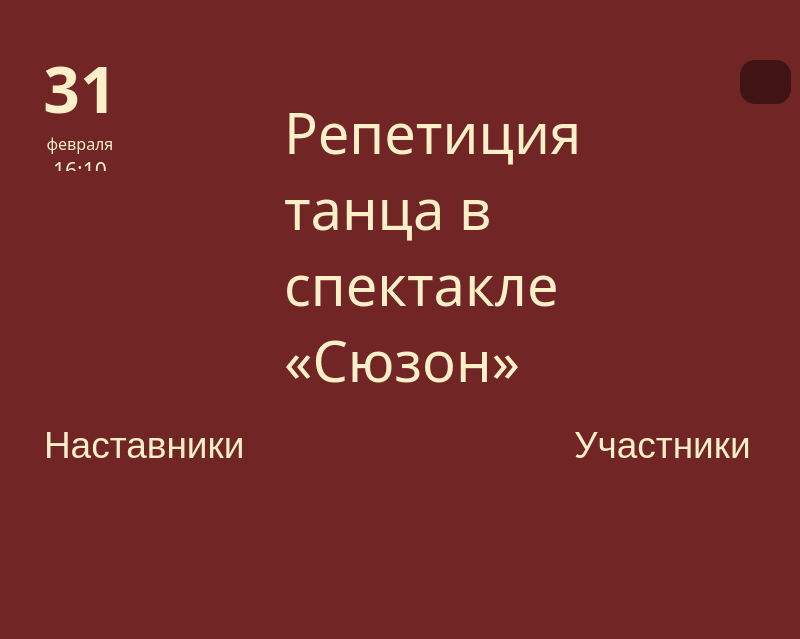
<?xml version="1.0" encoding="UTF-8"?>
<ui version="4.0">
 <class>HomePage</class>
 <widget class="QWidget" name="HomePage">
  <property name="geometry">
   <rect>
    <x>0</x>
    <y>0</y>
    <width>800</width>
    <height>639</height>
   </rect>
  </property>
  <property name="sizePolicy">
   <sizepolicy hsizetype="Fixed" vsizetype="Fixed">
    <horstretch>0</horstretch>
    <verstretch>0</verstretch>
   </sizepolicy>
  </property>
  <property name="minimumSize">
   <size>
    <width>800</width>
    <height>639</height>
   </size>
  </property>
  <property name="maximumSize">
   <size>
    <width>800</width>
    <height>639</height>
   </size>
  </property>
  <property name="windowTitle">
   <string>Form</string>
  </property>
  <property name="styleSheet">
   <string notr="true">#HomePage{background-color: rgba(113, 37, 37, 1);}</string>
  </property>
  <widget class="QTextBrowser" name="dateDisplay">
   <property name="enabled">
    <bool>true</bool>
   </property>
   <property name="geometry">
    <rect>
     <x>30</x>
     <y>40</y>
     <width>100</width>
     <height>131</height>
    </rect>
   </property>
   <property name="sizePolicy">
    <sizepolicy hsizetype="Fixed" vsizetype="Fixed">
     <horstretch>0</horstretch>
     <verstretch>0</verstretch>
    </sizepolicy>
   </property>
   <property name="maximumSize">
    <size>
     <width>100</width>
     <height>200</height>
    </size>
   </property>
   <property name="font">
    <font>
     <family>Martian Mono Condensed</family>
     <pointsize>28</pointsize>
    </font>
   </property>
   <property name="styleSheet">
    <string notr="true">background: rgba(113, 37, 37, 1)</string>
   </property>
   <property name="frameShape">
    <enum>QFrame::NoFrame</enum>
   </property>
   <property name="verticalScrollBarPolicy">
    <enum>Qt::ScrollBarAlwaysOff</enum>
   </property>
   <property name="horizontalScrollBarPolicy">
    <enum>Qt::ScrollBarAlwaysOff</enum>
   </property>
   <property name="html">
    <string>&lt;!DOCTYPE HTML PUBLIC &quot;-//W3C//DTD HTML 4.0//EN&quot; &quot;http://www.w3.org/TR/REC-html40/strict.dtd&quot;&gt;
&lt;html&gt;&lt;head&gt;&lt;meta name=&quot;qrichtext&quot; content=&quot;1&quot; /&gt;&lt;style type=&quot;text/css&quot;&gt;
p, li { white-space: pre-wrap; }
&lt;/style&gt;&lt;/head&gt;&lt;body style=&quot; font-family:'Martian Mono Condensed'; font-size:28pt; font-weight:400; font-style:normal;&quot;&gt;
&lt;p align=&quot;center&quot; style=&quot; margin-top:0px; margin-bottom:0px; margin-left:0px; margin-right:0px; -qt-block-indent:0; text-indent:0px;&quot;&gt;&lt;span style=&quot; font-size:48pt; font-weight:600; color:#fdefc8;&quot;&gt;31&lt;/span&gt;&lt;/p&gt;
&lt;p align=&quot;center&quot; style=&quot; margin-top:0px; margin-bottom:0px; margin-left:0px; margin-right:0px; -qt-block-indent:0; text-indent:0px;&quot;&gt;&lt;span style=&quot; font-size:12pt; color:#fdefc8;&quot;&gt;февраля&lt;/span&gt;&lt;/p&gt;
&lt;p align=&quot;center&quot; style=&quot; margin-top:0px; margin-bottom:0px; margin-left:0px; margin-right:0px; -qt-block-indent:0; text-indent:0px;&quot;&gt;&lt;span style=&quot; font-size:16pt; color:#fdefc8;&quot;&gt;16:10&lt;/span&gt;&lt;/p&gt;&lt;/body&gt;&lt;/html&gt;</string>
   </property>
   <property name="overwriteMode">
    <bool>false</bool>
   </property>
   <property name="openLinks">
    <bool>false</bool>
   </property>
  </widget>
  <widget class="QTextBrowser" name="lessonDisplay">
   <property name="enabled">
    <bool>true</bool>
   </property>
   <property name="geometry">
    <rect>
     <x>280</x>
     <y>90</y>
     <width>311</width>
     <height>321</height>
    </rect>
   </property>
   <property name="sizePolicy">
    <sizepolicy hsizetype="Fixed" vsizetype="Fixed">
     <horstretch>0</horstretch>
     <verstretch>0</verstretch>
    </sizepolicy>
   </property>
   <property name="maximumSize">
    <size>
     <width>470</width>
     <height>500</height>
    </size>
   </property>
   <property name="font">
    <font>
     <family>Martian Mono Condensed</family>
    </font>
   </property>
   <property name="styleSheet">
    <string notr="true">background: rgba(113, 37, 37, 1)</string>
   </property>
   <property name="frameShape">
    <enum>QFrame::NoFrame</enum>
   </property>
   <property name="verticalScrollBarPolicy">
    <enum>Qt::ScrollBarAlwaysOff</enum>
   </property>
   <property name="horizontalScrollBarPolicy">
    <enum>Qt::ScrollBarAlwaysOff</enum>
   </property>
   <property name="html">
    <string>&lt;!DOCTYPE HTML PUBLIC &quot;-//W3C//DTD HTML 4.0//EN&quot; &quot;http://www.w3.org/TR/REC-html40/strict.dtd&quot;&gt;
&lt;html&gt;&lt;head&gt;&lt;meta name=&quot;qrichtext&quot; content=&quot;1&quot; /&gt;&lt;style type=&quot;text/css&quot;&gt;
p, li { white-space: pre-wrap; }
&lt;/style&gt;&lt;/head&gt;&lt;body style=&quot; font-family:'Martian Mono Condensed'; font-size:8.25pt; font-weight:400; font-style:normal;&quot;&gt;
&lt;p style=&quot; margin-top:0px; margin-bottom:0px; margin-left:0px; margin-right:0px; -qt-block-indent:0; text-indent:0px;&quot;&gt;&lt;span style=&quot; font-family:'Oranienbaum'; font-size:42pt; color:#fdefc8;&quot;&gt;Репетиция танца в спектакле «Сюзон»&lt;/span&gt;&lt;/p&gt;&lt;/body&gt;&lt;/html&gt;</string>
   </property>
   <property name="openLinks">
    <bool>false</bool>
   </property>
  </widget>
  <widget class="QTextBrowser" name="mateHeader">
   <property name="geometry">
    <rect>
     <x>40</x>
     <y>420</y>
     <width>221</width>
     <height>141</height>
    </rect>
   </property>
   <property name="sizePolicy">
    <sizepolicy hsizetype="Fixed" vsizetype="Fixed">
     <horstretch>0</horstretch>
     <verstretch>0</verstretch>
    </sizepolicy>
   </property>
   <property name="maximumSize">
    <size>
     <width>300</width>
     <height>145</height>
    </size>
   </property>
   <property name="layoutDirection">
    <enum>Qt::LeftToRight</enum>
   </property>
   <property name="styleSheet">
    <string notr="true">background: rgba(113, 37, 37, 1)</string>
   </property>
   <property name="frameShape">
    <enum>QFrame::NoFrame</enum>
   </property>
   <property name="verticalScrollBarPolicy">
    <enum>Qt::ScrollBarAlwaysOff</enum>
   </property>
   <property name="horizontalScrollBarPolicy">
    <enum>Qt::ScrollBarAlwaysOff</enum>
   </property>
   <property name="html">
    <string>&lt;!DOCTYPE HTML PUBLIC &quot;-//W3C//DTD HTML 4.0//EN&quot; &quot;http://www.w3.org/TR/REC-html40/strict.dtd&quot;&gt;
&lt;html&gt;&lt;head&gt;&lt;meta name=&quot;qrichtext&quot; content=&quot;1&quot; /&gt;&lt;style type=&quot;text/css&quot;&gt;
p, li { white-space: pre-wrap; }
&lt;/style&gt;&lt;/head&gt;&lt;body style=&quot; font-family:'MS Shell Dlg 2'; font-size:8.25pt; font-weight:400; font-style:normal;&quot;&gt;
&lt;p style=&quot; margin-top:0px; margin-bottom:0px; margin-left:0px; margin-right:0px; -qt-block-indent:0; text-indent:0px;&quot;&gt;&lt;span style=&quot; font-family:'Oranienbaum'; font-size:28pt; color:#fdefc8;&quot;&gt;Наставники&lt;/span&gt;&lt;/p&gt;
&lt;p align=&quot;center&quot; style=&quot;-qt-paragraph-type:empty; margin-top:0px; margin-bottom:0px; margin-left:0px; margin-right:0px; -qt-block-indent:0; text-indent:0px; font-family:'Martian Mono Condensed'; font-size:28pt; color:#fdefc8;&quot;&gt;&lt;br /&gt;&lt;/p&gt;&lt;/body&gt;&lt;/html&gt;</string>
   </property>
  </widget>
  <widget class="QListWidget" name="listWidget">
   <property name="geometry">
    <rect>
     <x>50</x>
     <y>470</y>
     <width>256</width>
     <height>171</height>
    </rect>
   </property>
   <property name="styleSheet">
    <string notr="true">QListWidget {
        background-color: rgba(64, 20, 20, 0);
        border: none;
        border-radius: 10px;
        color: #fdefc8;
        font-family: 'Martian Mono Condensed';
    }
    
    QListWidget::verticalScrollBar {
        background: transparent;
        width: 8px;
    }
    
    QListWidget::verticalScrollBar::handle {
        background: #fdefc8;
        border-radius: 4px;
        min-height: 30px;
    }
    
    QListWidget::verticalScrollBar::handle:hover {
        background: #ffffff;
    }</string>
   </property>
   <property name="frameShape">
    <enum>QFrame::NoFrame</enum>
   </property>
   <property name="sizeAdjustPolicy">
    <enum>QAbstractScrollArea::AdjustToContents</enum>
   </property>
  </widget>
  <widget class="QPushButton" name="exportButton">
   <property name="geometry">
    <rect>
     <x>740</x>
     <y>60</y>
     <width>51</width>
     <height>44</height>
    </rect>
   </property>
   <property name="sizePolicy">
    <sizepolicy hsizetype="Preferred" vsizetype="Preferred">
     <horstretch>0</horstretch>
     <verstretch>0</verstretch>
    </sizepolicy>
   </property>
   <property name="sizeIncrement">
    <size>
     <width>0</width>
     <height>0</height>
    </size>
   </property>
   <property name="palette">
    <palette>
     <active>
      <colorrole role="WindowText">
       <brush brushstyle="SolidPattern">
        <color alpha="255">
         <red>253</red>
         <green>239</green>
         <blue>200</blue>
        </color>
       </brush>
      </colorrole>
      <colorrole role="Button">
       <brush brushstyle="SolidPattern">
        <color alpha="255">
         <red>64</red>
         <green>20</green>
         <blue>20</blue>
        </color>
       </brush>
      </colorrole>
      <colorrole role="Text">
       <brush brushstyle="SolidPattern">
        <color alpha="255">
         <red>253</red>
         <green>239</green>
         <blue>200</blue>
        </color>
       </brush>
      </colorrole>
      <colorrole role="ButtonText">
       <brush brushstyle="SolidPattern">
        <color alpha="255">
         <red>253</red>
         <green>239</green>
         <blue>200</blue>
        </color>
       </brush>
      </colorrole>
      <colorrole role="Base">
       <brush brushstyle="SolidPattern">
        <color alpha="255">
         <red>64</red>
         <green>20</green>
         <blue>20</blue>
        </color>
       </brush>
      </colorrole>
      <colorrole role="Window">
       <brush brushstyle="SolidPattern">
        <color alpha="255">
         <red>64</red>
         <green>20</green>
         <blue>20</blue>
        </color>
       </brush>
      </colorrole>
     </active>
     <inactive>
      <colorrole role="WindowText">
       <brush brushstyle="SolidPattern">
        <color alpha="255">
         <red>253</red>
         <green>239</green>
         <blue>200</blue>
        </color>
       </brush>
      </colorrole>
      <colorrole role="Button">
       <brush brushstyle="SolidPattern">
        <color alpha="255">
         <red>64</red>
         <green>20</green>
         <blue>20</blue>
        </color>
       </brush>
      </colorrole>
      <colorrole role="Text">
       <brush brushstyle="SolidPattern">
        <color alpha="255">
         <red>253</red>
         <green>239</green>
         <blue>200</blue>
        </color>
       </brush>
      </colorrole>
      <colorrole role="ButtonText">
       <brush brushstyle="SolidPattern">
        <color alpha="255">
         <red>253</red>
         <green>239</green>
         <blue>200</blue>
        </color>
       </brush>
      </colorrole>
      <colorrole role="Base">
       <brush brushstyle="SolidPattern">
        <color alpha="255">
         <red>64</red>
         <green>20</green>
         <blue>20</blue>
        </color>
       </brush>
      </colorrole>
      <colorrole role="Window">
       <brush brushstyle="SolidPattern">
        <color alpha="255">
         <red>64</red>
         <green>20</green>
         <blue>20</blue>
        </color>
       </brush>
      </colorrole>
     </inactive>
     <disabled>
      <colorrole role="WindowText">
       <brush brushstyle="SolidPattern">
        <color alpha="255">
         <red>253</red>
         <green>239</green>
         <blue>200</blue>
        </color>
       </brush>
      </colorrole>
      <colorrole role="Button">
       <brush brushstyle="SolidPattern">
        <color alpha="255">
         <red>64</red>
         <green>20</green>
         <blue>20</blue>
        </color>
       </brush>
      </colorrole>
      <colorrole role="Text">
       <brush brushstyle="SolidPattern">
        <color alpha="255">
         <red>253</red>
         <green>239</green>
         <blue>200</blue>
        </color>
       </brush>
      </colorrole>
      <colorrole role="ButtonText">
       <brush brushstyle="SolidPattern">
        <color alpha="255">
         <red>253</red>
         <green>239</green>
         <blue>200</blue>
        </color>
       </brush>
      </colorrole>
      <colorrole role="Base">
       <brush brushstyle="SolidPattern">
        <color alpha="255">
         <red>64</red>
         <green>20</green>
         <blue>20</blue>
        </color>
       </brush>
      </colorrole>
      <colorrole role="Window">
       <brush brushstyle="SolidPattern">
        <color alpha="255">
         <red>64</red>
         <green>20</green>
         <blue>20</blue>
        </color>
       </brush>
      </colorrole>
     </disabled>
    </palette>
   </property>
   <property name="font">
    <font>
     <family>Martian Mono Condensed</family>
     <pointsize>-1</pointsize>
    </font>
   </property>
   <property name="cursor">
    <cursorShape>PointingHandCursor</cursorShape>
   </property>
   <property name="layoutDirection">
    <enum>Qt::LeftToRight</enum>
   </property>
   <property name="styleSheet">
    <string notr="true">QPushButton {
    font-family: &quot;Martian Mono Condensed&quot;;
    font-size: 20px;
	color:#fdefc8;
	border-radius: 15px;
	background-color: rgba(64, 20, 20, 1);
	padding: 10px 20px;
}
        
QPushButton:hover {
        background-color: rgba(75, 30, 30, 1);
 }
QPushButton:pressed {
        background-color: rgba(55, 15, 15, 1);
    }</string>
   </property>
   <property name="text">
    <string/>
   </property>
   <property name="icon">
    <iconset>
     <normaloff>../pages/export.png</normaloff>../pages/export.png</iconset>
   </property>
   <property name="flat">
    <bool>false</bool>
   </property>
  </widget>
  <widget class="QTextBrowser" name="mateHeader_2">
   <property name="geometry">
    <rect>
     <x>570</x>
     <y>420</y>
     <width>221</width>
     <height>141</height>
    </rect>
   </property>
   <property name="sizePolicy">
    <sizepolicy hsizetype="Fixed" vsizetype="Fixed">
     <horstretch>0</horstretch>
     <verstretch>0</verstretch>
    </sizepolicy>
   </property>
   <property name="maximumSize">
    <size>
     <width>300</width>
     <height>145</height>
    </size>
   </property>
   <property name="layoutDirection">
    <enum>Qt::LeftToRight</enum>
   </property>
   <property name="styleSheet">
    <string notr="true">background: rgba(113, 37, 37, 1)</string>
   </property>
   <property name="frameShape">
    <enum>QFrame::NoFrame</enum>
   </property>
   <property name="verticalScrollBarPolicy">
    <enum>Qt::ScrollBarAlwaysOff</enum>
   </property>
   <property name="horizontalScrollBarPolicy">
    <enum>Qt::ScrollBarAlwaysOff</enum>
   </property>
   <property name="html">
    <string>&lt;!DOCTYPE HTML PUBLIC &quot;-//W3C//DTD HTML 4.0//EN&quot; &quot;http://www.w3.org/TR/REC-html40/strict.dtd&quot;&gt;
&lt;html&gt;&lt;head&gt;&lt;meta name=&quot;qrichtext&quot; content=&quot;1&quot; /&gt;&lt;style type=&quot;text/css&quot;&gt;
p, li { white-space: pre-wrap; }
&lt;/style&gt;&lt;/head&gt;&lt;body style=&quot; font-family:'MS Shell Dlg 2'; font-size:8.25pt; font-weight:400; font-style:normal;&quot;&gt;
&lt;p style=&quot; margin-top:0px; margin-bottom:0px; margin-left:0px; margin-right:0px; -qt-block-indent:0; text-indent:0px;&quot;&gt;&lt;span style=&quot; font-family:'Oranienbaum'; font-size:28pt; color:#fdefc8;&quot;&gt;Участники&lt;/span&gt;&lt;/p&gt;
&lt;p align=&quot;center&quot; style=&quot;-qt-paragraph-type:empty; margin-top:0px; margin-bottom:0px; margin-left:0px; margin-right:0px; -qt-block-indent:0; text-indent:0px; font-family:'Martian Mono Condensed'; font-size:28pt; color:#fdefc8;&quot;&gt;&lt;br /&gt;&lt;/p&gt;&lt;/body&gt;&lt;/html&gt;</string>
   </property>
  </widget>
  <widget class="QListWidget" name="participantsList">
   <property name="geometry">
    <rect>
     <x>540</x>
     <y>470</y>
     <width>256</width>
     <height>191</height>
    </rect>
   </property>
   <property name="styleSheet">
    <string notr="true">QListWidget {
        background-color: rgba(64, 20, 20, 0);
        border: none;
        border-radius: 10px;
        color: #fdefc8;
        font-family: 'Martian Mono Condensed';
    }
    
    QListWidget::verticalScrollBar {
        background: transparent;
        width: 8px;
    }
    
    QListWidget::verticalScrollBar::handle {
        background: #fdefc8;
        border-radius: 4px;
        min-height: 30px;
    }
    
    QListWidget::verticalScrollBar::handle:hover {
        background: #ffffff;
    }</string>
   </property>
   <property name="frameShape">
    <enum>QFrame::NoFrame</enum>
   </property>
   <property name="sizeAdjustPolicy">
    <enum>QAbstractScrollArea::AdjustToContents</enum>
   </property>
  </widget>
 </widget>
 <resources/>
 <connections/>
</ui>
